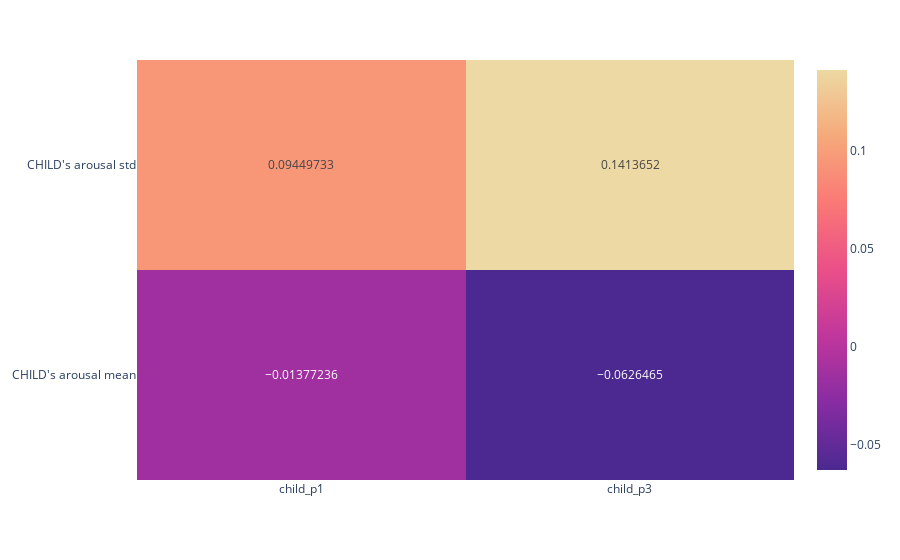
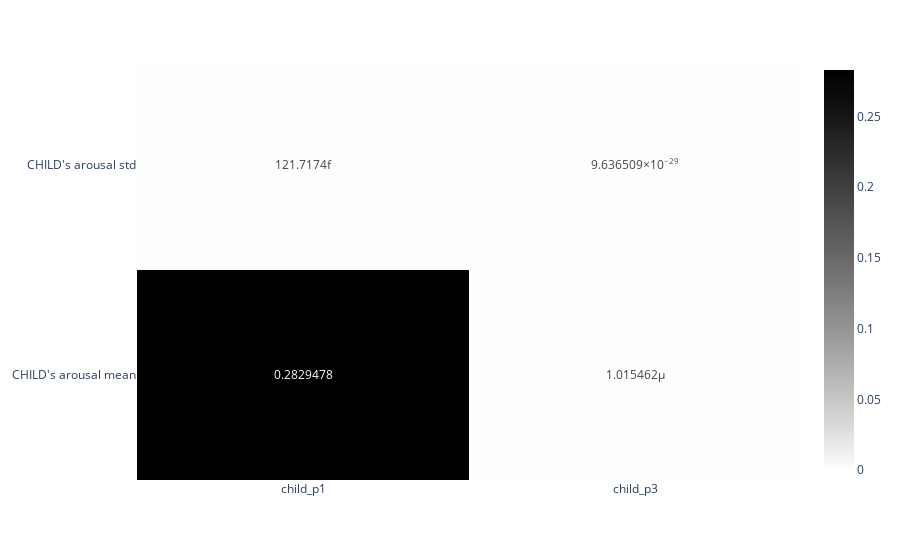
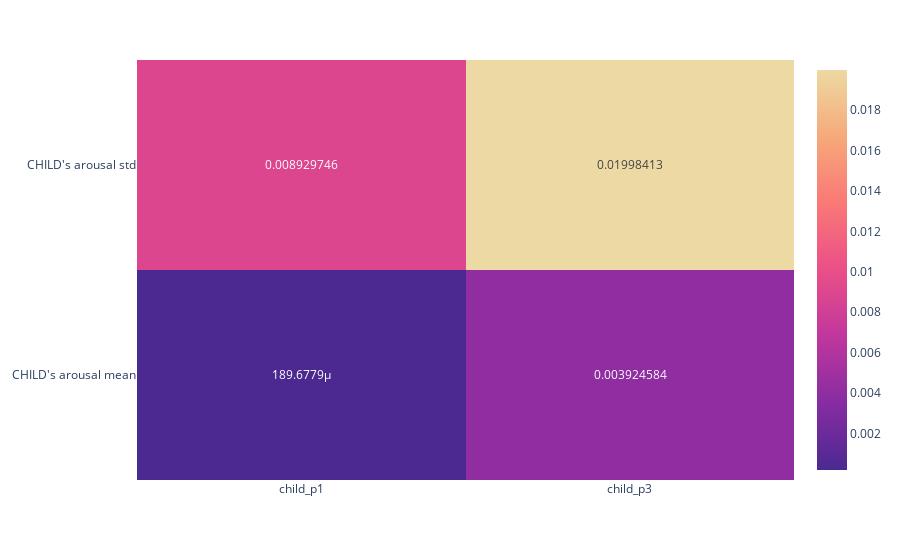

The notebook cell saved with these charts, in order:
### Code cell
col_1 = affective_states[:2]
col_2 = cognitive_states[:2]
corr, fig_corr, p, fig_p, fig_r2 = correlation(final_df)

### Figure 1 — Plotly figure (JSON) as saved in the notebook; plotly's stock layout.template omitted (floating-point values rounded to 4 significant figures)
{"data": [{"coloraxis": "coloraxis", "hovertemplate": "x: %{x}<br>y: %{y}<br>color: %{z}<extra></extra>", "name": "0", "texttemplate": "%{z}", "type": "heatmap", "x": ["child_p1", "child_p3"], "xaxis": "x", "y": ["CHILD's arousal std", "CHILD's arousal mean"], "yaxis": "y", "z": [[0.0945, 0.1414], [-0.01377, -0.06265]]}], "layout": {"coloraxis": {"colorscale": [[0, "rgb(75, 41, 145)"], [0.1667, "rgb(135, 44, 162)"], [0.3333, "rgb(192, 54, 157)"], [0.5, "rgb(234, 79, 136)"], [0.6667, "rgb(250, 120, 118)"], [0.8333, "rgb(246, 169, 122)"], [1, "rgb(237, 217, 163)"]]}, "margin": {"t": 60}, "xaxis": {"anchor": "y", "domain": [0, 1]}, "yaxis": {"anchor": "x", "autorange": "reversed", "domain": [0, 1]}}}

### Figure 2 — Plotly figure (JSON) as saved in the notebook; plotly's stock layout.template omitted (floating-point values rounded to 4 significant figures)
{"data": [{"coloraxis": "coloraxis", "hovertemplate": "x: %{x}<br>y: %{y}<br>color: %{z}<extra></extra>", "name": "0", "texttemplate": "%{z}", "type": "heatmap", "x": ["child_p1", "child_p3"], "xaxis": "x", "y": ["CHILD's arousal std", "CHILD's arousal mean"], "yaxis": "y", "z": [[1.217e-13, 9.637e-29], [0.2829, 1.015e-06]]}], "layout": {"coloraxis": {"colorscale": [[0, "rgb(254, 254, 253)"], [0.09091, "rgb(224, 224, 223)"], [0.1818, "rgb(197, 197, 195)"], [0.2727, "rgb(171, 171, 170)"], [0.3636, "rgb(146, 146, 145)"], [0.4545, "rgb(124, 123, 122)"], [0.5455, "rgb(102, 101, 101)"], [0.6364, "rgb(81, 80, 80)"], [0.7273, "rgb(59, 59, 59)"], [0.8182, "rgb(38, 38, 38)"], [0.9091, "rgb(16, 16, 16)"], [1, "rgb(0, 0, 0)"]]}, "margin": {"t": 60}, "xaxis": {"anchor": "y", "domain": [0, 1]}, "yaxis": {"anchor": "x", "autorange": "reversed", "domain": [0, 1]}}}

### Figure 3 — Plotly figure (JSON) as saved in the notebook; plotly's stock layout.template omitted (floating-point values rounded to 4 significant figures)
{"data": [{"coloraxis": "coloraxis", "hovertemplate": "x: %{x}<br>y: %{y}<br>color: %{z}<extra></extra>", "name": "0", "texttemplate": "%{z}", "type": "heatmap", "x": ["child_p1", "child_p3"], "xaxis": "x", "y": ["CHILD's arousal std", "CHILD's arousal mean"], "yaxis": "y", "z": [[0.00893, 0.01998], [0.0001897, 0.003925]]}], "layout": {"coloraxis": {"colorscale": [[0, "rgb(75, 41, 145)"], [0.1667, "rgb(135, 44, 162)"], [0.3333, "rgb(192, 54, 157)"], [0.5, "rgb(234, 79, 136)"], [0.6667, "rgb(250, 120, 118)"], [0.8333, "rgb(246, 169, 122)"], [1, "rgb(237, 217, 163)"]]}, "margin": {"t": 60}, "xaxis": {"anchor": "y", "domain": [0, 1]}, "yaxis": {"anchor": "x", "autorange": "reversed", "domain": [0, 1]}}}
